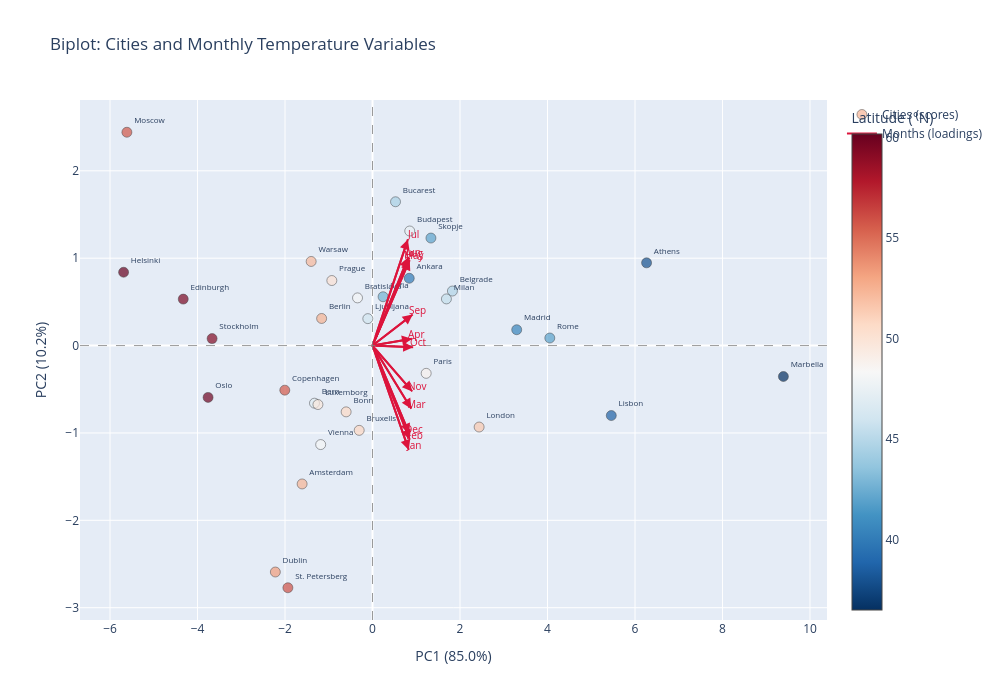

This figure's notebook cell:
### Markdown cell above
### 2.3 Biplot: Scores and Loadings Combined

**Purpose:** See both samples and variables in one plot to understand which variables drive sample positions.

**Reading rules:**
- Cities in the direction of a month arrow have high values for that month
- Cities opposite an arrow have low values for that variable

### Code cell
# Scale factor for loadings (to make them visible alongside scores)
scale = 3

fig = go.Figure()

# Plot scores (cities) with latitude color
fig.add_trace(go.Scatter(
    x=T[:, 0],
    y=T[:, 1],
    mode='markers+text',
    text=city_names,
    textposition='top right',
    textfont=dict(size=8),
    marker=dict(
        size=10,
        color=latitude,
        colorscale='RdBu_r',
        showscale=True,
        colorbar=dict(title='Latitude (°N)'),
        line=dict(color='black', width=0.5),
        opacity=0.7
    ),
    name='Cities (scores)',
    hovertemplate='<b>%{text}</b><br>PC1: %{x:.2f}<br>PC2: %{y:.2f}<extra></extra>'
))

# Plot loadings (months) as arrows
for i, month in enumerate(month_cols):
    # Arrow line
    fig.add_trace(go.Scatter(
        x=[0, P[i, 0]*scale],
        y=[0, P[i, 1]*scale],
        mode='lines',
        line=dict(color=COLORS['loading'], width=2),
        showlegend=False,
        hoverinfo='skip'
    ))
    # Arrow head (annotation)
    fig.add_annotation(
        x=P[i, 0]*scale,
        y=P[i, 1]*scale,
        ax=0,
        ay=0,
        xref='x',
        yref='y',
        axref='x',
        ayref='y',
        showarrow=True,
        arrowhead=2,
        arrowsize=1,
        arrowwidth=2,
        arrowcolor=COLORS['loading']
    )
    # Month label
    fig.add_annotation(
        x=P[i, 0]*scale,
        y=P[i, 1]*scale,
        text=month,
        showarrow=False,
        font=dict(size=10, color=COLORS['loading']),
        xshift=5,
        yshift=5
    )

# Add reference lines
fig.add_hline(y=0, line_dash='dash', line_color='gray', line_width=0.8)
fig.add_vline(x=0, line_dash='dash', line_color='gray', line_width=0.8)

# Add legend trace for loadings
fig.add_trace(go.Scatter(
    x=[None],
    y=[None],
    mode='lines',
    line=dict(color=COLORS['loading'], width=2),
    name='Months (loadings)'
))

fig.update_layout(
    title='Biplot: Cities and Monthly Temperature Variables',
    xaxis_title=f'PC1 ({explained_var_ratio[0]*100:.1f}%)',
    yaxis_title=f'PC2 ({explained_var_ratio[1]*100:.1f}%)',
    width=1000,
    height=700,
    font=dict(size=12),
    hovermode='closest'
)

fig.show()

print("\n📊 INTERPRETATION:")
print("- Athens, Lisbon, Madrid (right side) → high temperatures year-round")
print("- Helsinki, Oslo, Stockholm (left side) → cold temperatures year-round")
print("- Cities along summer month arrows have hot summers (continental)")
print("- The biplot reveals climate patterns in one view!")

### Figure 1 — Plotly figure (JSON) as saved in the notebook; plotly's stock layout.template omitted (floating-point values rounded to 4 significant figures)
{"data": [{"hovertemplate": "<b>%{text}</b><br>PC1: %{x:.2f}<br>PC2: %{y:.2f}<extra></extra>", "marker": {"color": [52.37, 39.87, 37.97, 44.82, 52.52, 46.95, 50.73, 50.85, 44.42, 47.47, 55.67, 53.33, 60.17, 38.7, 51.5, 49.6, 36.51, 55.75, 59.95, 48.85, 50.08, 41.9, 42.7, 59.32, 48.2, 52.23, 48.13, 55.95, 46.05, 40.38, 45.46, 59.56, 42.0], "colorbar": {"title": {"text": "Latitude (°N)"}}, "colorscale": [[0, "rgb(5,48,97)"], [0.1, "rgb(33,102,172)"], [0.2, "rgb(67,147,195)"], [0.3, "rgb(146,197,222)"], [0.4, "rgb(209,229,240)"], [0.5, "rgb(247,247,247)"], [0.6, "rgb(253,219,199)"], [0.7, "rgb(244,165,130)"], [0.8, "rgb(214,96,77)"], [0.9, "rgb(178,24,43)"], [1, "rgb(103,0,31)"]], "line": {"color": "black", "width": 0.5}, "opacity": 0.7, "showscale": true, "size": 10}, "mode": "markers+text", "name": "Cities (scores)", "text": ["Amsterdam", "Ankara", "Athens", "Belgrade", "Berlin", "Bern", "Bonn", "Bruxells", "Bucarest", "Budapest", "Copenhagen", "Dublin", "Helsinki", "Lisbon", "London", "Luxemborg", "Marbella", "Moscow", "Oslo", "Paris", "Prague", "Rome", "Sofia", "Stockholm", "Vienna", "Warsaw", "Bratislava", "St. Petersberg", "Ljubljana", "Madrid", "Milan", "Edinburgh", "Skopje"], "textfont": {"size": 8}, "textposition": "top right", "type": "scatter", "x": [-1.609, 0.8395, 6.265, 1.826, -1.163, -1.327, -0.603, -0.3046, 0.5259, 0.851, -2.005, -2.221, -5.69, 5.458, 2.437, -1.247, 9.392, -5.614, -3.759, 1.227, -0.93, 4.052, 0.2417, -3.667, -1.185, -1.402, -0.3427, -1.934, -0.1073, 3.296, 1.689, -4.327, 1.335], "y": [-1.584, 0.7702, 0.9466, 0.6241, 0.3102, -0.6595, -0.7588, -0.9704, 1.646, 1.311, -0.5104, -2.591, 0.8392, -0.801, -0.9324, -0.6747, -0.3539, 2.441, -0.5932, -0.3179, 0.7443, 0.08659, 0.5587, 0.07988, -1.133, 0.9626, 0.5457, -2.772, 0.3083, 0.1812, 0.5338, 0.5317, 1.23]}, {"hoverinfo": "skip", "line": {"color": "#DC143C", "width": 2}, "mode": "lines", "showlegend": false, "type": "scatter", "x": [0, 0.8295], "y": [0, -1.194]}, {"hoverinfo": "skip", "line": {"color": "#DC143C", "width": 2}, "mode": "lines", "showlegend": false, "type": "scatter", "x": [0, 0.8514], "y": [0, -1.076]}, {"hoverinfo": "skip", "line": {"color": "#DC143C", "width": 2}, "mode": "lines", "showlegend": false, "type": "scatter", "x": [0, 0.8858], "y": [0, -0.7225]}, {"hoverinfo": "skip", "line": {"color": "#DC143C", "width": 2}, "mode": "lines", "showlegend": false, "type": "scatter", "x": [0, 0.9012], "y": [0, 0.07822]}, {"hoverinfo": "skip", "line": {"color": "#DC143C", "width": 2}, "mode": "lines", "showlegend": false, "type": "scatter", "x": [0, 0.8495], "y": [0, 0.9779]}, {"hoverinfo": "skip", "line": {"color": "#DC143C", "width": 2}, "mode": "lines", "showlegend": false, "type": "scatter", "x": [0, 0.8195], "y": [0, 1.013]}, {"hoverinfo": "skip", "line": {"color": "#DC143C", "width": 2}, "mode": "lines", "showlegend": false, "type": "scatter", "x": [0, 0.8085], "y": [0, 1.215]}, {"hoverinfo": "skip", "line": {"color": "#DC143C", "width": 2}, "mode": "lines", "showlegend": false, "type": "scatter", "x": [0, 0.8412], "y": [0, 1.005]}, {"hoverinfo": "skip", "line": {"color": "#DC143C", "width": 2}, "mode": "lines", "showlegend": false, "type": "scatter", "x": [0, 0.9183], "y": [0, 0.3554]}, {"hoverinfo": "skip", "line": {"color": "#DC143C", "width": 2}, "mode": "lines", "showlegend": false, "type": "scatter", "x": [0, 0.9292], "y": [0, -0.01882]}, {"hoverinfo": "skip", "line": {"color": "#DC143C", "width": 2}, "mode": "lines", "showlegend": false, "type": "scatter", "x": [0, 0.9082], "y": [0, -0.5247]}, {"hoverinfo": "skip", "line": {"color": "#DC143C", "width": 2}, "mode": "lines", "showlegend": false, "type": "scatter", "x": [0, 0.8392], "y": [0, -1.008]}, {"line": {"color": "#DC143C", "width": 2}, "mode": "lines", "name": "Months (loadings)", "type": "scatter", "x": [null], "y": [null]}], "layout": {"annotations": [{"arrowcolor": "#DC143C", "arrowhead": 2, "arrowsize": 1, "arrowwidth": 2, "ax": 0, "axref": "x", "ay": 0, "ayref": "y", "showarrow": true, "x": 0.8295, "xref": "x", "y": -1.194, "yref": "y"}, {"font": {"color": "#DC143C", "size": 10}, "showarrow": false, "text": "Jan", "x": 0.8295, "xshift": 5, "y": -1.194, "yshift": 5}, {"arrowcolor": "#DC143C", "arrowhead": 2, "arrowsize": 1, "arrowwidth": 2, "ax": 0, "axref": "x", "ay": 0, "ayref": "y", "showarrow": true, "x": 0.8514, "xref": "x", "y": -1.076, "yref": "y"}, {"font": {"color": "#DC143C", "size": 10}, "showarrow": false, "text": "Feb", "x": 0.8514, "xshift": 5, "y": -1.076, "yshift": 5}, {"arrowcolor": "#DC143C", "arrowhead": 2, "arrowsize": 1, "arrowwidth": 2, "ax": 0, "axref": "x", "ay": 0, "ayref": "y", "showarrow": true, "x": 0.8858, "xref": "x", "y": -0.7225, "yref": "y"}, {"font": {"color": "#DC143C", "size": 10}, "showarrow": false, "text": "Mar", "x": 0.8858, "xshift": 5, "y": -0.7225, "yshift": 5}, {"arrowcolor": "#DC143C", "arrowhead": 2, "arrowsize": 1, "arrowwidth": 2, "ax": 0, "axref": "x", "ay": 0, "ayref": "y", "showarrow": true, "x": 0.9012, "xref": "x", "y": 0.07822, "yref": "y"}, {"font": {"color": "#DC143C", "size": 10}, "showarrow": false, "text": "Apr", "x": 0.9012, "xshift": 5, "y": 0.07822, "yshift": 5}, {"arrowcolor": "#DC143C", "arrowhead": 2, "arrowsize": 1, "arrowwidth": 2, "ax": 0, "axref": "x", "ay": 0, "ayref": "y", "showarrow": true, "x": 0.8495, "xref": "x", "y": 0.9779, "yref": "y"}, {"font": {"color": "#DC143C", "size": 10}, "showarrow": false, "text": "May", "x": 0.8495, "xshift": 5, "y": 0.9779, "yshift": 5}, {"arrowcolor": "#DC143C", "arrowhead": 2, "arrowsize": 1, "arrowwidth": 2, "ax": 0, "axref": "x", "ay": 0, "ayref": "y", "showarrow": true, "x": 0.8195, "xref": "x", "y": 1.013, "yref": "y"}, {"font": {"color": "#DC143C", "size": 10}, "showarrow": false, "text": "Jun", "x": 0.8195, "xshift": 5, "y": 1.013, "yshift": 5}, {"arrowcolor": "#DC143C", "arrowhead": 2, "arrowsize": 1, "arrowwidth": 2, "ax": 0, "axref": "x", "ay": 0, "ayref": "y", "showarrow": true, "x": 0.8085, "xref": "x", "y": 1.215, "yref": "y"}, {"font": {"color": "#DC143C", "size": 10}, "showarrow": false, "text": "Jul", "x": 0.8085, "xshift": 5, "y": 1.215, "yshift": 5}, {"arrowcolor": "#DC143C", "arrowhead": 2, "arrowsize": 1, "arrowwidth": 2, "ax": 0, "axref": "x", "ay": 0, "ayref": "y", "showarrow": true, "x": 0.8412, "xref": "x", "y": 1.005, "yref": "y"}, {"font": {"color": "#DC143C", "size": 10}, "showarrow": false, "text": "Aug", "x": 0.8412, "xshift": 5, "y": 1.005, "yshift": 5}, {"arrowcolor": "#DC143C", "arrowhead": 2, "arrowsize": 1, "arrowwidth": 2, "ax": 0, "axref": "x", "ay": 0, "ayref": "y", "showarrow": true, "x": 0.9183, "xref": "x", "y": 0.3554, "yref": "y"}, {"font": {"color": "#DC143C", "size": 10}, "showarrow": false, "text": "Sep", "x": 0.9183, "xshift": 5, "y": 0.3554, "yshift": 5}, {"arrowcolor": "#DC143C", "arrowhead": 2, "arrowsize": 1, "arrowwidth": 2, "ax": 0, "axref": "x", "ay": 0, "ayref": "y", "showarrow": true, "x": 0.9292, "xref": "x", "y": -0.01882, "yref": "y"}, {"font": {"color": "#DC143C", "size": 10}, "showarrow": false, "text": "Oct", "x": 0.9292, "xshift": 5, "y": -0.01882, "yshift": 5}, {"arrowcolor": "#DC143C", "arrowhead": 2, "arrowsize": 1, "arrowwidth": 2, "ax": 0, "axref": "x", "ay": 0, "ayref": "y", "showarrow": true, "x": 0.9082, "xref": "x", "y": -0.5247, "yref": "y"}, {"font": {"color": "#DC143C", "size": 10}, "showarrow": false, "text": "Nov", "x": 0.9082, "xshift": 5, "y": -0.5247, "yshift": 5}, {"arrowcolor": "#DC143C", "arrowhead": 2, "arrowsize": 1, "arrowwidth": 2, "ax": 0, "axref": "x", "ay": 0, "ayref": "y", "showarrow": true, "x": 0.8392, "xref": "x", "y": -1.008, "yref": "y"}, {"font": {"color": "#DC143C", "size": 10}, "showarrow": false, "text": "Dec", "x": 0.8392, "xshift": 5, "y": -1.008, "yshift": 5}], "font": {"size": 12}, "height": 700, "hovermode": "closest", "shapes": [{"line": {"color": "gray", "dash": "dash", "width": 0.8}, "type": "line", "x0": 0, "x1": 1, "xref": "x domain", "y0": 0, "y1": 0, "yref": "y"}, {"line": {"color": "gray", "dash": "dash", "width": 0.8}, "type": "line", "x0": 0, "x1": 0, "xref": "x", "y0": 0, "y1": 1, "yref": "y domain"}], "title": {"text": "Biplot: Cities and Monthly Temperature Variables"}, "width": 1000, "xaxis": {"title": {"text": "PC1 (85.0%)"}}, "yaxis": {"title": {"text": "PC2 (10.2%)"}}}}
